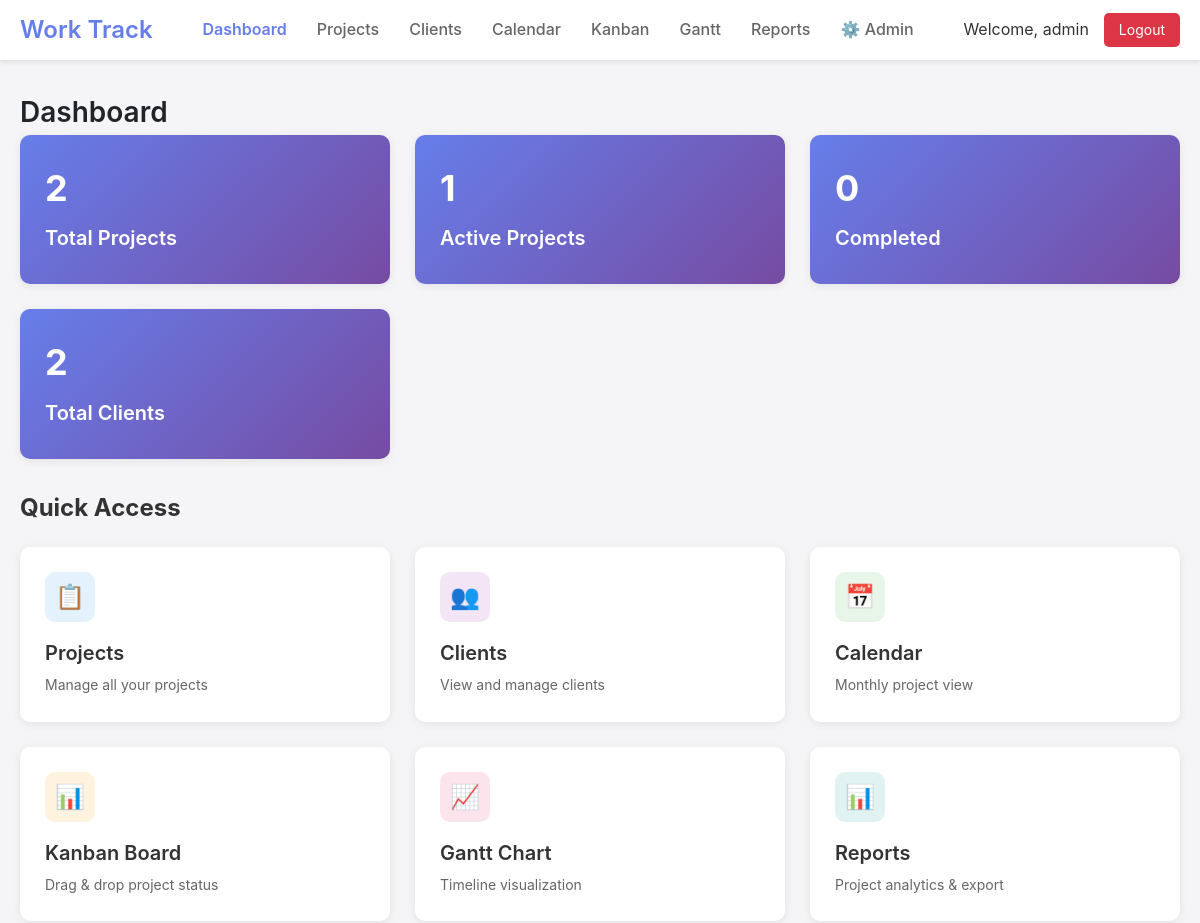
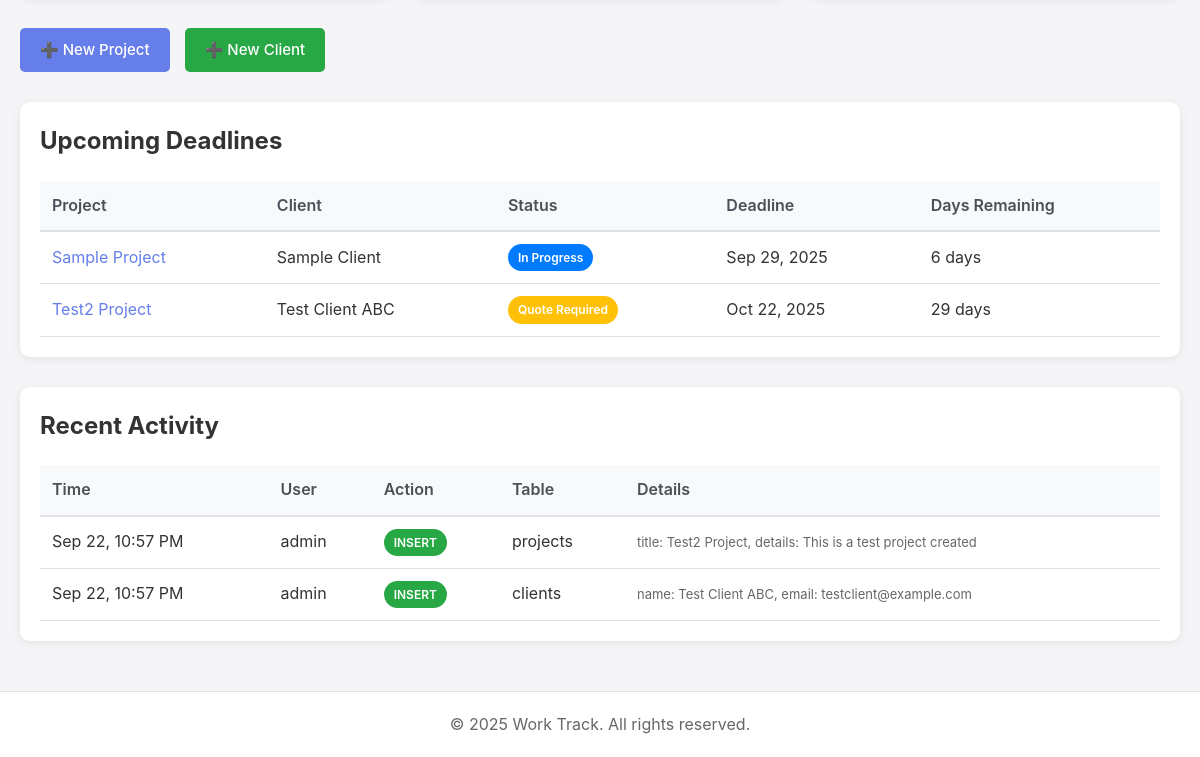
/index.php (signed in), run on an earlier commit of the app's database (2 pictures, top to bottom).
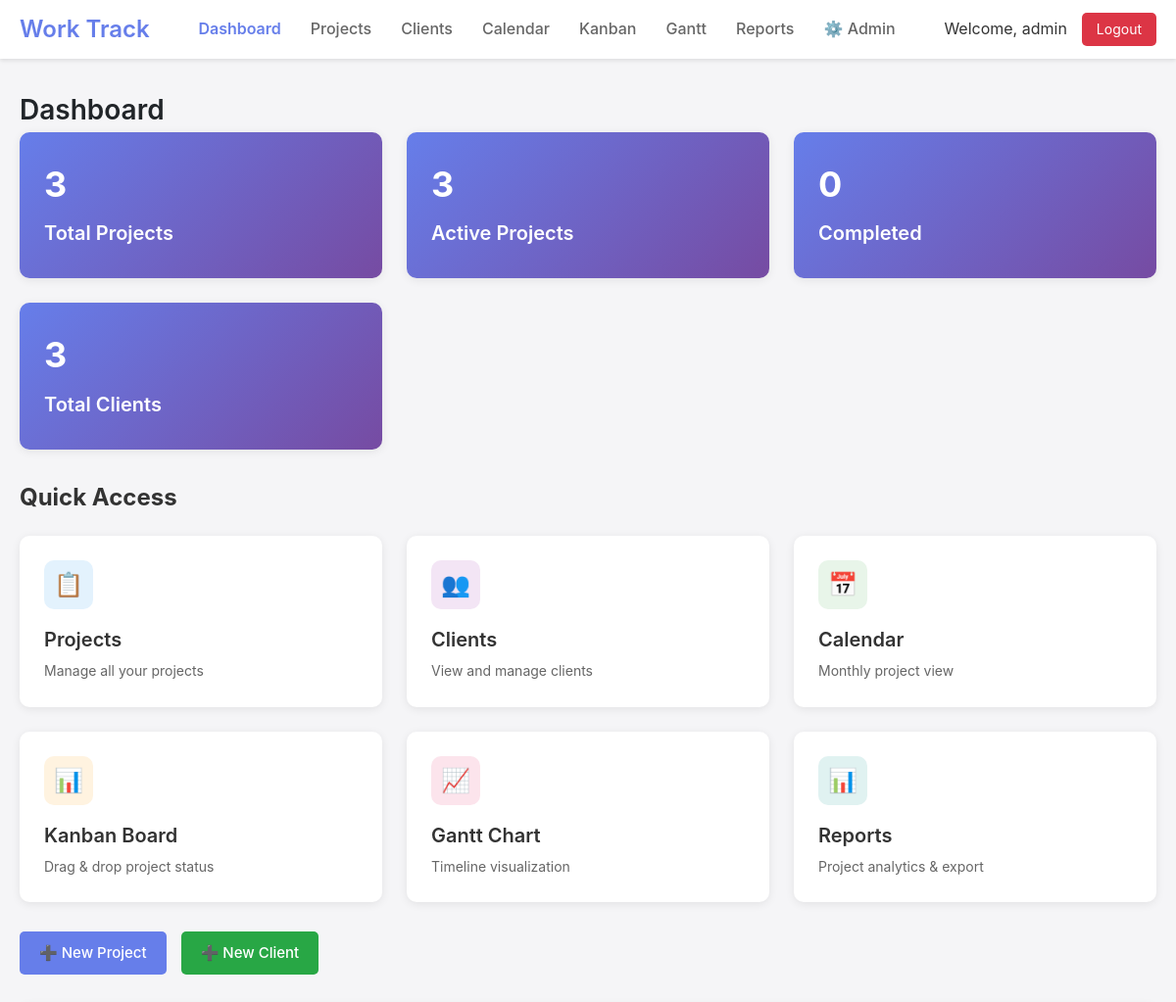
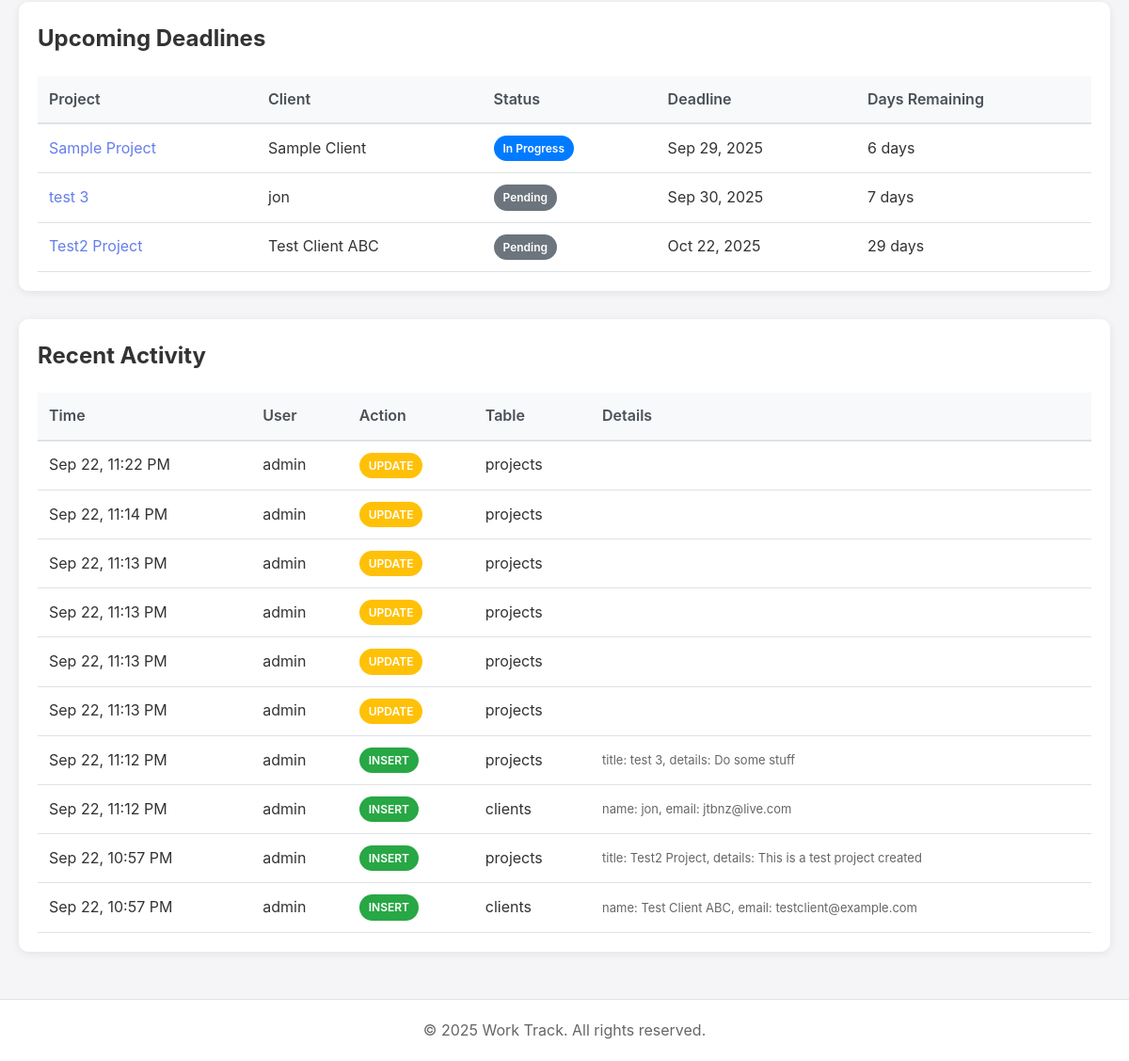
And on a later commit of the database (2 pictures, top to bottom).
### tables this page shows
CREATE TABLE projects (
    id INTEGER PRIMARY KEY AUTOINCREMENT,
    title TEXT NOT NULL,
    details TEXT,
    client_id INTEGER REFERENCES clients(id),
    start_date DATE,
    completion_date DATE,
    status_id INTEGER REFERENCES project_statuses(id),
    created_date DATETIME DEFAULT CURRENT_TIMESTAMP,
    fabric TEXT,
    created_by INTEGER REFERENCES users(id),
    updated_by INTEGER REFERENCES users(id),
    updated_at DATETIME DEFAULT CURRENT_TIMESTAMP,
    template_id INTEGER REFERENCES project_templates(id)
);

CREATE TABLE clients (
    id INTEGER PRIMARY KEY AUTOINCREMENT,
    name TEXT NOT NULL,
    address TEXT,
    phone TEXT,
    email TEXT,
    remarks TEXT,
    created_at DATETIME DEFAULT CURRENT_TIMESTAMP,
    updated_at DATETIME DEFAULT CURRENT_TIMESTAMP,
    created_by INTEGER REFERENCES users(id),
    updated_by INTEGER REFERENCES users(id)
);

CREATE TABLE project_statuses (
    id INTEGER PRIMARY KEY AUTOINCREMENT,
    name TEXT NOT NULL,
    color TEXT DEFAULT '#007bff',
    sort_order INTEGER DEFAULT 0,
    is_active BOOLEAN DEFAULT 1
);

CREATE TABLE audit_log (
    id INTEGER PRIMARY KEY AUTOINCREMENT,
    table_name TEXT NOT NULL,
    record_id INTEGER NOT NULL,
    action TEXT NOT NULL, -- INSERT, UPDATE, DELETE
    changes_json TEXT,
    user_id INTEGER REFERENCES users(id),
    timestamp DATETIME DEFAULT CURRENT_TIMESTAMP
);

CREATE TABLE users (
    id INTEGER PRIMARY KEY AUTOINCREMENT,
    username TEXT NOT NULL UNIQUE,
    password_hash TEXT NOT NULL,
    email TEXT NOT NULL,
    created_at DATETIME DEFAULT CURRENT_TIMESTAMP,
    last_login DATETIME
);

### includes/auth.php (called while the page is built, shortened)
<?php
require_once __DIR__ . '/db.php';
class Auth {
    public static function getCurrentUsername() {
        return $_SESSION['username'] ?? null;
    }
}
?>

### includes/db.php (called while the page is built, shortened)
<?php
class Database {
    private static $instance = null;
    private $conn;
    private function __construct() {
        try {
            $this->conn = new PDO('sqlite:' . DB_PATH);
            $this->conn->setAttribute(PDO::ATTR_ERRMODE, PDO::ERRMODE_EXCEPTION);
            $this->conn->setAttribute(PDO::ATTR_DEFAULT_FETCH_MODE, PDO::FETCH_ASSOC);
            $this->conn->exec('PRAGMA foreign_keys = ON');
        } catch (PDOException $e) {
            die("Connection failed: " . $e->getMessage());
        }
    }
    public static function getInstance() {
        if (!self::$instance) {
            self::$instance = new Database();
        }
        return self::$instance;
    }
    public function query($sql, $params = []) {
        try {
            $stmt = $this->conn->prepare($sql);
            $stmt->execute($params);
            return $stmt;
        } catch (PDOException $e) {
            if (DEBUG_MODE) {
                throw $e;
            }
            error_log($e->getMessage());
            return false;
        }
    }
    public function fetchAll($sql, $params = []) {
        $stmt = $this->query($sql, $params);
        return $stmt ? $stmt->fetchAll() : [];
    }
    public function fetchOne($sql, $params = []) {
        $stmt = $this->query($sql, $params);
        return $stmt ? $stmt->fetch() : null;
    }
}
?>

### index.php (the view, shortened to what this page needs)
<?php
require_once 'includes/header.php';
require_once 'includes/db.php';
$db = Database::getInstance();
$totalProjects = $db->fetchOne("SELECT COUNT(*) as count FROM projects")['count'];
$activeProjects = $db->fetchOne("SELECT COUNT(*) as count FROM projects WHERE status_id IN (SELECT id FROM project_statuses WHERE name IN ('In Progress', 'Pending'))")['count'];
$completedProjects = $db->fetchOne("SELECT COUNT(*) as count FROM projects WHERE status_id = (SELECT id FROM project_statuses WHERE name = 'Completed')")['count'];
$totalClients = $db->fetchOne("SELECT COUNT(*) as count FROM clients")['count'];
$recentActivity = $db->fetchAll("
    SELECT al.*, u.username
    FROM audit_log al
    LEFT JOIN users u ON al.user_id = u.id
    ORDER BY al.timestamp DESC
    LIMIT 10
");
$upcomingDeadlines = $db->fetchAll("
    SELECT p.*, c.name as client_name, ps.name as status_name, ps.color as status_color
    FROM projects p
    LEFT JOIN clients c ON p.client_id = c.id
    LEFT JOIN project_statuses ps ON p.status_id = ps.id
    WHERE p.completion_date >= date('now')
    AND ps.name NOT IN ('Completed', 'Cancelled')
    ORDER BY p.completion_date ASC
    LIMIT 5
");
?>
<h1 class="page-title">Dashboard</h1>
<div class="dashboard-grid">
    <div class="dashboard-card stats-card">
        <div class="stats-number"><?php echo $totalProjects; ?></div>
        <div class="card-title">Total Projects</div>
    </div>
    <div class="dashboard-card stats-card">
        <div class="stats-number"><?php echo $activeProjects; ?></div>
        <div class="card-title">Active Projects</div>
    </div>
    <div class="dashboard-card stats-card">
        <div class="stats-number"><?php echo $completedProjects; ?></div>
        <div class="card-title">Completed</div>
    </div>
    <div class="dashboard-card stats-card">
        <div class="stats-number"><?php echo $totalClients; ?></div>
        <div class="card-title">Total Clients</div>
    </div>
</div>
<h2 style="margin: 30px 0 20px 0;">Quick Access</h2>
<div class="dashboard-grid">
    <a href="/projects.php" class="dashboard-card">
        <div class="card-icon" style="background: #e3f2fd; color: #1976d2;">📋</div>
        <div class="card-title">Projects</div>
        <div class="card-description">Manage all your projects</div>
    </a>
    <a href="/clients.php" class="dashboard-card">
        <div class="card-icon" style="background: #f3e5f5; color: #7b1fa2;">👥</div>
        <div class="card-title">Clients</div>
        <div class="card-description">View and manage clients</div>
    </a>
    <a href="/calendar.php" class="dashboard-card">
        <div class="card-icon" style="background: #e8f5e9; color: #388e3c;">📅</div>
        <div class="card-title">Calendar</div>
        <div class="card-description">Monthly project view</div>
    </a>
    <a href="/kanban.php" class="dashboard-card">
        <div class="card-icon" style="background: #fff3e0; color: #f57c00;">📊</div>
        <div class="card-title">Kanban Board</div>
        <div class="card-description">Drag & drop project status</div>
    </a>
    <a href="/gantt.php" class="dashboard-card">
        <div class="card-icon" style="background: #fce4ec; color: #c2185b;">📈</div>
        <div class="card-title">Gantt Chart</div>
        <div class="card-description">Timeline visualization</div>
    </a>
    <a href="/reports.php" class="dashboard-card">
        <div class="card-icon" style="background: #e0f2f1; color: #00796b;">📊</div>
        <div class="card-title">Reports</div>
        <div class="card-description">Project analytics & export</div>
    </a>
</div>
<div style="display: flex; gap: 15px; margin: 30px 0;">
    <a href="/projects.php?action=new" class="btn btn-primary">➕ New Project</a>
    <a href="/clients.php?action=new" class="btn btn-success">➕ New Client</a>
</div>
<div class="table-container">
    <h2 style="margin-bottom: 20px;">Upcoming Deadlines</h2>
    <?php if (count($upcomingDeadlines) > 0): ?>
        <table>
            <thead>
                <tr>
                    <th>Project</th>
                    <th>Client</th>
                    <th>Status</th>
                    <th>Deadline</th>
                    <th>Days Remaining</th>
                </tr>
            </thead>
            <tbody>
                <?php foreach ($upcomingDeadlines as $project):
                    $daysRemaining = (strtotime($project['completion_date']) - time()) / 86400;
                    $daysRemaining = ceil($daysRemaining);
                ?>
                    <tr>
                        <td><a href="/projects.php?id=<?php echo $project['id']; ?>" style="color: #667eea; text-decoration: none;"><?php echo htmlspecialchars($project['title']); ?></a></td>
                        <td><?php echo htmlspecialchars($project['client_name'] ?? 'No client'); ?></td>
                        <td><span class="status-badge" style="background: <?php echo $project['status_color']; ?>; color: white;"><?php echo htmlspecialchars($project['status_name']); ?></span></td>
                        <td><?php echo date('M j, Y', strtotime($project['completion_date'])); ?></td>
                        <td>
                            <?php if ($daysRemaining < 0): ?>
                                <span style="color: #dc3545;">Overdue</span>
                            <?php elseif ($daysRemaining == 0): ?>
                                <span style="color: #ffc107;">Today</span>
                            <?php elseif ($daysRemaining == 1): ?>
                                <span style="color: #ffc107;">Tomorrow</span>
                            <?php else: ?>
                                <?php echo $daysRemaining; ?> days
                            <?php endif; ?>
                        </td>
                    </tr>
                <?php endforeach; ?>
            </tbody>
        </table>
    <?php else: ?>
        <p style="color: #666;">No upcoming deadlines</p>
    <?php endif; ?>
</div>
<div class="table-container" style="margin-top: 30px;">
    <h2 style="margin-bottom: 20px;">Recent Activity</h2>
    <?php if (count($recentActivity) > 0): ?>
        <table>
            <thead>
                <tr>
                    <th>Time</th>
                    <th>User</th>
                    <th>Action</th>
                    <th>Table</th>
                    <th>Details</th>
                </tr>
            </thead>
            <tbody>
                <?php foreach ($recentActivity as $activity): ?>
                    <tr>
                        <td><?php echo date('M j, g:i A', strtotime($activity['timestamp'])); ?></td>
                        <td><?php echo htmlspecialchars($activity['username'] ?? 'System'); ?></td>
                        <td>
                            <?php
                            $actionClass = '';
                            if ($activity['action'] == 'INSERT') $actionClass = 'btn-success';
                            elseif ($activity['action'] == 'UPDATE') $actionClass = 'btn-warning';
                            elseif ($activity['action'] == 'DELETE') $actionClass = 'btn-danger';
                            ?>
                            <span class="status-badge <?php echo $actionClass; ?>" style="color: white;">
                                <?php echo $activity['action']; ?>
                            </span>
                        </td>
                        <td><?php echo htmlspecialchars($activity['table_name']); ?></td>
                        <td style="font-size: 13px; color: #666;">
                            <?php
                            $changes = json_decode($activity['changes_json'], true);
                            if ($changes && is_array($changes)) {
                                $summary = [];
                                foreach (array_slice($changes, 0, 2) as $key => $value) {
                                    if (!is_array($value)) {
                                        $summary[] = $key . ': ' . substr($value, 0, 30);
                                    }
                                }
                                echo htmlspecialchars(implode(', ', $summary));
                            }
                            ?>
                        </td>
                    </tr>
                <?php endforeach; ?>
            </tbody>
        </table>
    <?php else: ?>
        <p style="color: #666;">No recent activity</p>
    <?php endif; ?>
</div>
<?php require_once 'includes/footer.php'; ?>

### includes/header.php (shortened to what this page needs)
<?php
require_once __DIR__ . '/auth.php';
?>
<!DOCTYPE html>
<html lang="en">
<head>
    <link rel="stylesheet" href="/public/css/style.css">
</head>
<body>
    <nav class="navbar">
        <div class="nav-container">
            <a href="/index.php" class="nav-brand"><?php echo SITE_NAME; ?></a>
            <ul class="nav-menu">
                <li><a href="/index.php">Dashboard</a></li>
                <li><a href="/projects.php">Projects</a></li>
                <li><a href="/clients.php">Clients</a></li>
                <li><a href="/calendar.php">Calendar</a></li>
                <li><a href="/kanban.php">Kanban</a></li>
                <li><a href="/gantt.php">Gantt</a></li>
                <li><a href="/reports.php">Reports</a></li>
                <li class="nav-dropdown">
                    <a href="#">⚙️ Admin</a>
                </li>
            </ul>
            <div class="nav-user">
                <span>Welcome, <?php echo htmlspecialchars(Auth::getCurrentUsername()); ?></span>
                <a href="/logout.php" class="btn-logout">Logout</a>
            </div>
        </div>
    </nav>
    <div class="main-container">

### includes/footer.php
    </div>
    <footer class="footer">
        <div class="footer-container">
            <p>&copy; <?php echo date('Y'); ?> <?php echo SITE_NAME; ?>. All rights reserved.</p>
        </div>
    </footer>
</body>
</html>

### public/css/style.css (style rules this page uses)
* { margin: 0; padding: 0; box-sizing: border-box; }
body { font-family: -apple-system, BlinkMacSystemFont, "Segoe UI", Roboto, "Helvetica Neue", Arial, sans-serif; background: #f5f5f7; color: #333; line-height: 1.6; }
.navbar { background: white; box-shadow: 0 2px 4px rgba(0,0,0,0.1); position: sticky; top: 0; z-index: 1000; }
.nav-container { max-width: 1400px; margin: 0 auto; padding: 0 20px; display: flex; align-items: center; justify-content: space-between; height: 60px; }
.nav-brand { font-size: 24px; font-weight: 600; color: #667eea; text-decoration: none; }
.nav-menu { list-style: none; display: flex; gap: 30px; }
.nav-menu a { color: #666; text-decoration: none; font-weight: 500; transition: color 0.3s; }
.nav-user { display: flex; align-items: center; gap: 15px; }
.btn-logout { background: #dc3545; color: white; padding: 6px 15px; border-radius: 5px; text-decoration: none; font-size: 14px; transition: background 0.3s; }
.nav-dropdown { position: relative; }
.main-container { max-width: 1400px; margin: 30px auto; padding: 0 20px; min-height: calc(100vh - 140px); }
.dashboard-grid { display: grid; grid-template-columns: repeat(auto-fit, minmax(280px, 1fr)); gap: 25px; margin-bottom: 30px; }
.dashboard-card { background: white; border-radius: 10px; padding: 25px; box-shadow: 0 2px 10px rgba(0,0,0,0.08); transition: transform 0.3s, box-shadow 0.3s; text-decoration: none; color: inherit; }
.card-icon { width: 50px; height: 50px; border-radius: 10px; display: flex; align-items: center; justify-content: center; font-size: 24px; margin-bottom: 15px; }
.card-title { font-size: 20px; font-weight: 600; margin-bottom: 5px; }
.card-description { color: #666; font-size: 14px; }
.stats-card { background: linear-gradient(135deg, #667eea 0%, #764ba2 100%); color: white; }
.stats-number { font-size: 36px; font-weight: 700; margin-bottom: 5px; }
.table-container { background: white; border-radius: 10px; padding: 20px; box-shadow: 0 2px 10px rgba(0,0,0,0.08); overflow-x: auto; }
table { width: 100%; border-collapse: collapse; }
th { text-align: left; padding: 12px; background: #f8f9fa; font-weight: 600; color: #495057; border-bottom: 2px solid #dee2e6; }
td { padding: 12px; border-bottom: 1px solid #dee2e6; }
.btn { padding: 10px 20px; border: none; border-radius: 5px; font-size: 15px; font-weight: 500; cursor: pointer; transition: all 0.3s; text-decoration: none; display: inline-block; }
.btn-primary { background: #667eea; color: white; }
.btn-success { background: #28a745; color: white; }
.btn-warning { background: #ffc107; color: #212529; }
.status-badge { padding: 4px 10px; border-radius: 15px; font-size: 12px; font-weight: 600; display: inline-block; }
.footer { background: white; border-top: 1px solid #dee2e6; margin-top: 50px; }
.footer-container { max-width: 1400px; margin: 0 auto; padding: 20px; text-align: center; color: #666; }
.page-title { font-size: 28px; font-weight: 600; color: #212529; }

What changed in the data, as far as the page shows it:
added projects: title "test 3", client.name "jon", status.name "Pending", completion_date "Sep 30, 2025", completion_date "7"
changed projects "Test2 Project": status_id 1 → 2 (drawn); status.name "Quote Required" → "Pending"
added audit_log: timestamp "Sep 22, 11:22 PM", user.username "admin", action "UPDATE", table_name "projects"
added audit_log: timestamp "Sep 22, 11:14 PM", user.username "admin", action "UPDATE", table_name "projects"
added audit_log: timestamp "Sep 22, 11:13 PM", user.username "admin", action "UPDATE", table_name "projects"
added audit_log: timestamp "Sep 22, 11:13 PM", user.username "admin", action "UPDATE", table_name "projects"
added audit_log: timestamp "Sep 22, 11:13 PM", user.username "admin", action "UPDATE", table_name "projects"
added audit_log: timestamp "Sep 22, 11:13 PM", user.username "admin", action "UPDATE", table_name "projects"
added audit_log: timestamp "Sep 22, 11:12 PM", user.username "admin", action "INSERT", table_name "projects", summary "title: test 3, details: Do some stuff"
added audit_log: timestamp "Sep 22, 11:12 PM", user.username "admin", action "INSERT", table_name "clients", summary "name: jon, email: jtbnz@live.com"
Also different on the page:
$totalProjects: "2" → "3"
$activeProjects: "1" → "3"
$totalClients: "2" → "3"
